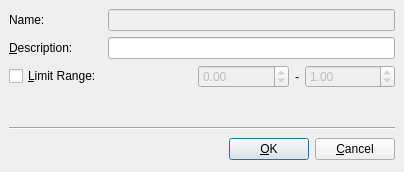
<ui version="4.0" >
 <class>ParamPropertiesDialog</class>
 <widget class="QDialog" name="ParamPropertiesDialog" >
  <property name="geometry" >
   <rect>
    <x>0</x>
    <y>0</y>
    <width>404</width>
    <height>172</height>
   </rect>
  </property>
  <property name="windowTitle" >
   <string>Parameter Properties</string>
  </property>
  <layout class="QVBoxLayout" >
   <property name="margin" >
    <number>9</number>
   </property>
   <property name="spacing" >
    <number>6</number>
   </property>
   <item>
    <layout class="QGridLayout" >
     <property name="margin" >
      <number>0</number>
     </property>
     <property name="spacing" >
      <number>6</number>
     </property>
     <item row="1" column="0" >
      <widget class="QLabel" name="label_3" >
       <property name="text" >
        <string>&amp;Description:</string>
       </property>
       <property name="buddy" >
        <cstring>descriptionEdit</cstring>
       </property>
      </widget>
     </item>
     <item row="0" column="0" >
      <widget class="QLabel" name="label_2" >
       <property name="text" >
        <string>Name:</string>
       </property>
      </widget>
     </item>
     <item row="0" column="1" >
      <widget class="QLineEdit" name="nameEdit" >
       <property name="enabled" >
        <bool>false</bool>
       </property>
      </widget>
     </item>
     <item row="2" column="0" >
      <widget class="QCheckBox" name="limitRangeCheckBox" >
       <property name="text" >
        <string>&amp;Limit Range:</string>
       </property>
      </widget>
     </item>
     <item row="2" column="1" >
      <layout class="QHBoxLayout" >
       <property name="margin" >
        <number>0</number>
       </property>
       <property name="spacing" >
        <number>6</number>
       </property>
       <item>
        <spacer>
         <property name="orientation" >
          <enum>Qt::Horizontal</enum>
         </property>
         <property name="sizeHint" >
          <size>
           <width>40</width>
           <height>20</height>
          </size>
         </property>
        </spacer>
       </item>
       <item>
        <widget class="QDoubleSpinBox" name="minSpinBox" >
         <property name="enabled" >
          <bool>false</bool>
         </property>
         <property name="sizePolicy" >
          <sizepolicy>
           <hsizetype>3</hsizetype>
           <vsizetype>0</vsizetype>
           <horstretch>0</horstretch>
           <verstretch>0</verstretch>
          </sizepolicy>
         </property>
         <property name="maximum" >
          <double>1000</double>
         </property>
         <property name="minimum" >
          <double>-1000</double>
         </property>
        </widget>
       </item>
       <item>
        <widget class="QLabel" name="label_4" >
         <property name="text" >
          <string>-</string>
         </property>
        </widget>
       </item>
       <item>
        <widget class="QDoubleSpinBox" name="maxSpinBox" >
         <property name="enabled" >
          <bool>false</bool>
         </property>
         <property name="sizePolicy" >
          <sizepolicy>
           <hsizetype>3</hsizetype>
           <vsizetype>0</vsizetype>
           <horstretch>0</horstretch>
           <verstretch>0</verstretch>
          </sizepolicy>
         </property>
         <property name="maximum" >
          <double>10000</double>
         </property>
         <property name="minimum" >
          <double>-1000</double>
         </property>
         <property name="value" >
          <double>1</double>
         </property>
        </widget>
       </item>
      </layout>
     </item>
     <item row="1" column="1" >
      <widget class="QLineEdit" name="descriptionEdit" />
     </item>
    </layout>
   </item>
   <item>
    <spacer>
     <property name="orientation" >
      <enum>Qt::Vertical</enum>
     </property>
     <property name="sizeHint" >
      <size>
       <width>20</width>
       <height>40</height>
      </size>
     </property>
    </spacer>
   </item>
   <item>
    <widget class="QFrame" name="frame" >
     <property name="frameShape" >
      <enum>QFrame::HLine</enum>
     </property>
     <property name="frameShadow" >
      <enum>QFrame::Sunken</enum>
     </property>
    </widget>
   </item>
   <item>
    <layout class="QHBoxLayout" >
     <property name="margin" >
      <number>0</number>
     </property>
     <property name="spacing" >
      <number>6</number>
     </property>
     <item>
      <spacer>
       <property name="orientation" >
        <enum>Qt::Horizontal</enum>
       </property>
       <property name="sizeHint" >
        <size>
         <width>37</width>
         <height>27</height>
        </size>
       </property>
      </spacer>
     </item>
     <item>
      <widget class="QPushButton" name="okButton" >
       <property name="text" >
        <string>&amp;OK</string>
       </property>
      </widget>
     </item>
     <item>
      <widget class="QPushButton" name="cancelButton" >
       <property name="text" >
        <string>&amp;Cancel</string>
       </property>
      </widget>
     </item>
    </layout>
   </item>
  </layout>
 </widget>
 <tabstops>
  <tabstop>nameEdit</tabstop>
  <tabstop>descriptionEdit</tabstop>
  <tabstop>limitRangeCheckBox</tabstop>
  <tabstop>minSpinBox</tabstop>
  <tabstop>maxSpinBox</tabstop>
  <tabstop>okButton</tabstop>
  <tabstop>cancelButton</tabstop>
 </tabstops>
 <resources/>
 <connections>
  <connection>
   <sender>okButton</sender>
   <signal>clicked()</signal>
   <receiver>ParamPropertiesDialog</receiver>
   <slot>accept()</slot>
   <hints>
    <hint type="sourcelabel" >
     <x>259</x>
     <y>329</y>
    </hint>
    <hint type="destinationlabel" >
     <x>258</x>
     <y>219</y>
    </hint>
   </hints>
  </connection>
  <connection>
   <sender>cancelButton</sender>
   <signal>clicked()</signal>
   <receiver>ParamPropertiesDialog</receiver>
   <slot>reject()</slot>
   <hints>
    <hint type="sourcelabel" >
     <x>309</x>
     <y>324</y>
    </hint>
    <hint type="destinationlabel" >
     <x>335</x>
     <y>230</y>
    </hint>
   </hints>
  </connection>
  <connection>
   <sender>limitRangeCheckBox</sender>
   <signal>toggled(bool)</signal>
   <receiver>minSpinBox</receiver>
   <slot>setEnabled(bool)</slot>
   <hints>
    <hint type="sourcelabel" >
     <x>75</x>
     <y>192</y>
    </hint>
    <hint type="destinationlabel" >
     <x>161</x>
     <y>188</y>
    </hint>
   </hints>
  </connection>
  <connection>
   <sender>limitRangeCheckBox</sender>
   <signal>toggled(bool)</signal>
   <receiver>maxSpinBox</receiver>
   <slot>setEnabled(bool)</slot>
   <hints>
    <hint type="sourcelabel" >
     <x>87</x>
     <y>200</y>
    </hint>
    <hint type="destinationlabel" >
     <x>303</x>
     <y>192</y>
    </hint>
   </hints>
  </connection>
 </connections>
</ui>
